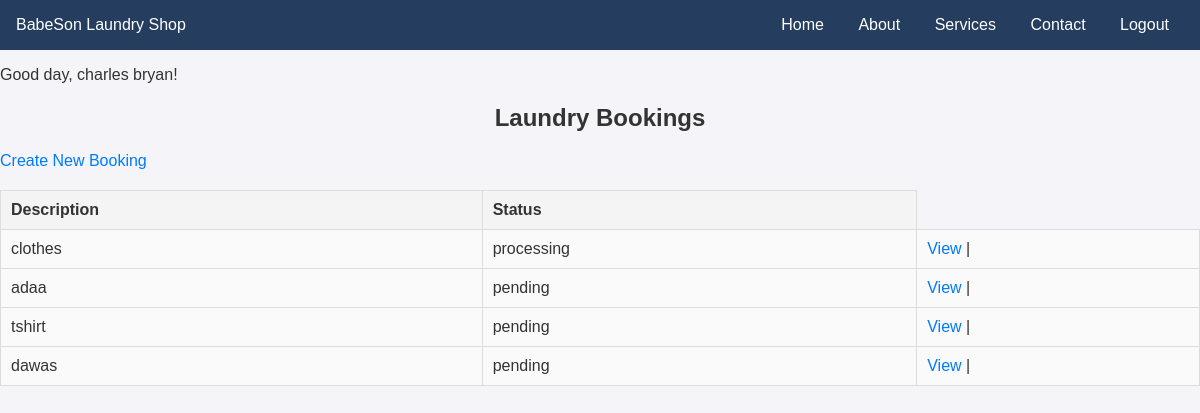
/laundry/ (signed in), run on an earlier commit of the app's database.
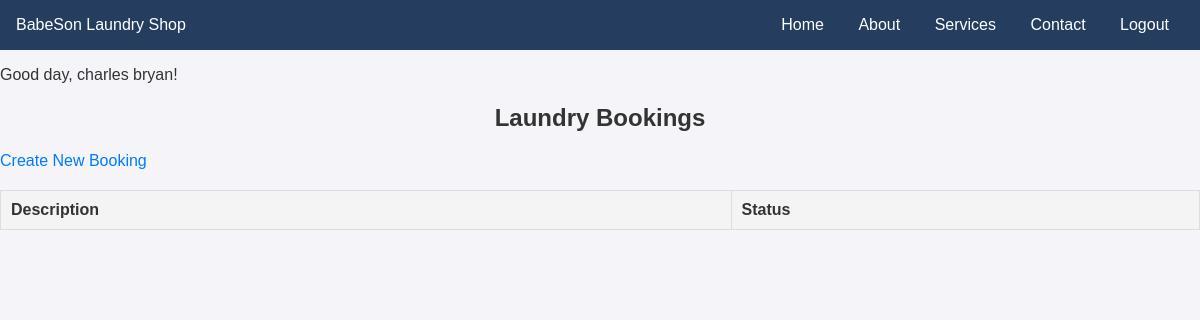
And on a later commit of the database.
### app/models.py (models this page shows, shortened)
class LaundryBooking(models.Model):
    user = models.ForeignKey(CustomUser, on_delete=models.CASCADE, null=False)
    description = models.TextField()  # Description of the laundry items
    note = models.TextField(blank=True)  # Optional note for suggestions
    weight_kg = models.PositiveIntegerField()  # Weight in kilograms
    date = models.DateField()  # Date for the booking/schedule
    status_choices = [
        ('pending', 'Pending'),
        ('processing', 'Processing'),
        ('completed', 'Completed'),
    ]
    status = models.CharField(max_length=10, choices=status_choices, default='pending')
    class Meta:
        verbose_name = 'Laundry Booking'
        verbose_name_plural = 'Laundry Bookings'

### app/views.py (the view)
# urls.py: path('laundry/', LaundryBookingListView.as_view(), name='laundrybooking_list'),
class LaundryBookingListView(ListView):
    model = LaundryBooking
    template_name = 'laundry/laundrybooking_list.html'
    context_object_name = 'bookings'
    def get_queryset(self):
        if self.request.user.is_authenticated:
            return LaundryBooking.objects.filter(user=self.request.user)
        else:
            return LaundryBooking.objects.none()

### app/templates/laundry/laundrybooking_list.html
{% extends 'app/base.html' %}
{% block content %}
{% if user.is_authenticated %}
    <p>Good day, {{ user.name }}!</p>
{% else %}
    <p>You are not logged in. Please <a href="{% url 'login' %}">login</a> to continue.</p>
{% endif %}
<h2>Laundry Bookings</h2>
<a href="{% url 'laundrybooking_create' %}">Create New Booking</a>
<table>
    <thead>
        <tr>
            <th>Description</th>
            <th>Status</th>
        </tr>
    </thead>
    <tbody>
        {% for booking in bookings %}
            <tr>
                <td>{{ booking.description }}</td>
                <td>{{ booking.status }}</td>
                <td>
                    <a href="{% url 'laundrybooking_detail' booking.pk %}">View</a> |
                </td>
            </tr>
        {% endfor %}
    </tbody>
</table>
{% endblock %}

What changed in the data, as far as the page shows it:
removed LaundryBooking: description "clothes", status "processing"
removed LaundryBooking: description "adaa", status "pending"
removed LaundryBooking: description "tshirt", status "pending"
removed LaundryBooking: description "dawas", status "pending"
